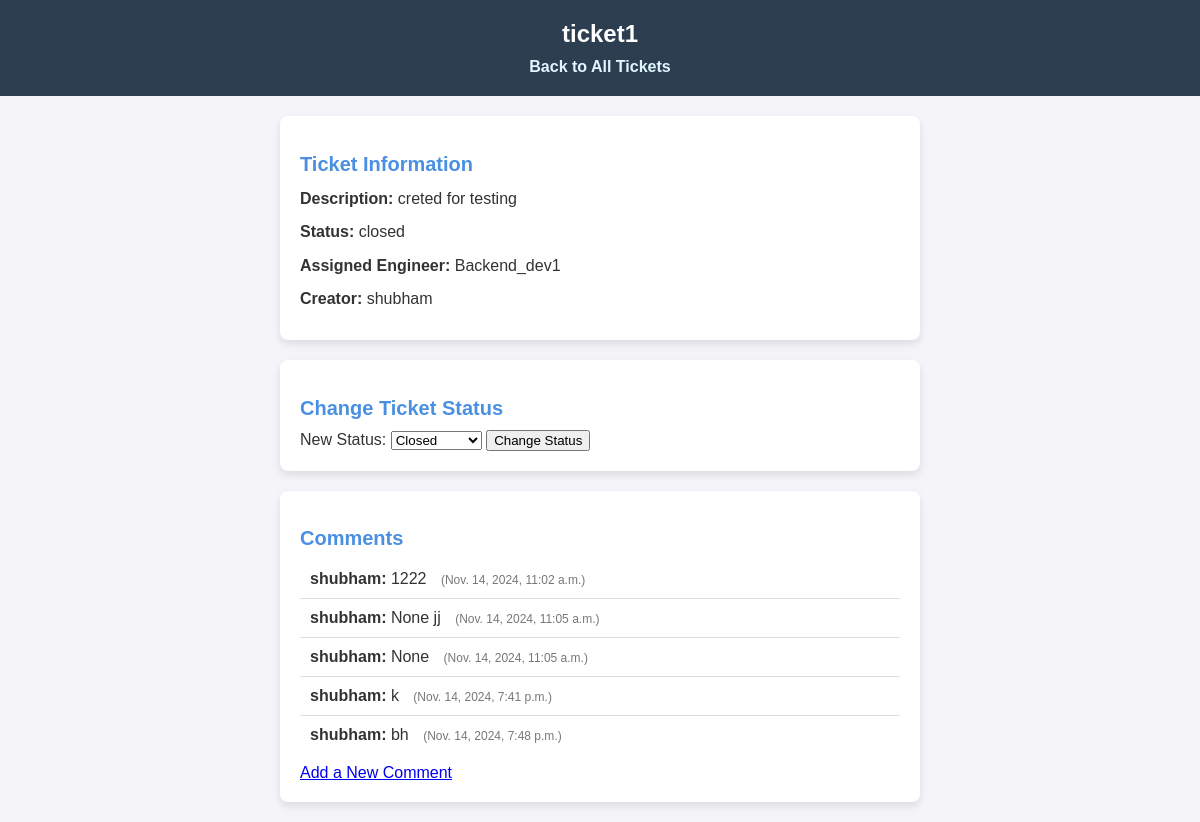
Screenshot of /tickets/tickets/1/ with the database file from the repository.
### backend/models.py (models this page shows, shortened)
class Ticket(models.Model):
    OPEN = 'Open'
    IN_PROGRESS = 'In Progress'
    CLOSED = 'Closed'
    STATUS_CHOICES = [
        (OPEN, 'Open'),
        (IN_PROGRESS, 'In Progress'),
        (CLOSED, 'Closed'),
    ]
    title = models.CharField(max_length=255)
    description = models.TextField()
    Name_of_creator = models.ForeignKey(User, on_delete=models.CASCADE, related_name='created_tickets')
    assigned_engineer = models.ForeignKey(User, on_delete=models.SET_NULL, null=True, blank=True, related_name='assigned_tickets')
    status = models.CharField(max_length=50, choices=STATUS_CHOICES, default=OPEN)
    timestamp = models.DateTimeField(auto_now_add=True)

class Comment(models.Model):
    ticket = models.ForeignKey('Ticket', on_delete=models.CASCADE, related_name='comments')
    user = models.ForeignKey(User, on_delete=models.CASCADE)
    comment_text = models.TextField()
    timestamp = models.DateTimeField(auto_now_add=True)

### backend/views.py (the view)
# urls.py: path('tickets/<int:ticket_id>/', views.ticket_detail, name='ticket_detail'),
def ticket_detail(request,ticket_id):
    ticket = get_object_or_404(Ticket, id=ticket_id)
    if request.method == 'POST':
        new_status = request.POST.get('status')
        if new_status in ['open', 'in_progress', 'closed']:
            ticket.status = new_status
            ticket.save()
        return redirect('list_ticket')
    return render(request, 'tickets/ticket_detail.html', {'ticket': ticket})

### backend/templates/tickets/ticket_detail.html (shortened to what this page needs)
<!DOCTYPE html>
<html lang="en">
<head>
</head>
<body>
    <header>
        <h1>{{ ticket.title }}</h1>
        <nav>
            <ul>
                <li><a href="{% url 'list_ticket' %}">Back to All Tickets</a></li>
            </ul>
        </nav>
    </header>
    <section>
        <h2>Ticket Information</h2>
        <p><strong>Description:</strong> {{ ticket.description }}</p>
        <p><strong>Status:</strong> {{ ticket.status }}</p>
        <p><strong>Assigned Engineer:</strong> {{ ticket.assigned_engineer }}</p>
        <p><strong>Creator:</strong> {{ ticket.Name_of_creator }}</p>
    </section>
    <section class="status-change">
        <h2>Change Ticket Status</h2>
        <form method="post">
            <label for="status">New Status:</label>
            <select name="status" id="status">
                <option value="closed" {% if ticket.status == "closed" %}selected{% endif %}>Closed</option>
            </select>
            <button type="submit">Change Status</button>
        </form>
    </section>
    <section class="comment-section">
        <h2>Comments</h2>
        <ul>
            {% for comment in ticket.comments.all %}
                <li>
                    <strong>{{ comment.user }}:</strong> {{ comment.comment_text }}
                    <span>({{ comment.timestamp }})</span>
                </li>
            {% empty %}
                <li class="no-comments">No comments yet.</li>
            {% endfor %}
        </ul>
        <a href="{% url 'add_comment' ticket.id %}">Add a New Comment</a>
    </section>
</body>
</html>

### backend/templates/tickets/ticket_detail.html (style rules this page uses)
body { font-family: Arial, sans-serif; margin: 0; padding: 0; background-color: #f4f4f9; color: #333; }
header { background-color: #2c3e50; color: #fff; padding: 20px; text-align: center; }
header h1 { margin: 0; font-size: 24px; }
nav ul { list-style: none; padding: 0; margin: 10px 0 0; text-align: center; }
nav ul li { display: inline; margin: 0 10px; }
nav ul li a { color: #e0f7ff; text-decoration: none; font-weight: bold; }
section { max-width: 600px; margin: 20px auto; padding: 20px; background-color: #fff; border-radius: 8px; box-shadow: 0 4px 8px rgba(0, 0, 0, 0.1); }
section h2 { color: #4a90e2; font-size: 20px; margin-bottom: 10px; }
p { font-size: 16px; line-height: 1.6; margin: 8px 0; }
strong { font-weight: bold; }
ul { list-style: none; padding: 0; margin: 10px 0; }
ul li { padding: 10px; border-bottom: 1px solid #ddd; }
ul li:last-child { border-bottom: none; }
ul li span { font-size: 12px; color: #777; margin-left: 10px; }
.comment-section { margin-top: 20px; }
.status-change { margin-top: 20px; }

### rows the page displays
Ticket: title "ticket1", description "creted for testing", status "closed", assigned_engineer "Backend_dev1", Name_of_creator "shubham", status "Closed"
Comment: user "shubham", comment_text "1222", timestamp "Nov. 14, 2024, 11:02 a.m."
Comment: user "shubham", comment_text "None jj", timestamp "Nov. 14, 2024, 11:05 a.m."
Comment: user "shubham", comment_text "None", timestamp "Nov. 14, 2024, 11:05 a.m."
Comment: user "shubham", comment_text "k", timestamp "Nov. 14, 2024, 7:41 p.m."
Comment: user "shubham", comment_text "bh", timestamp "Nov. 14, 2024, 7:48 p.m."
